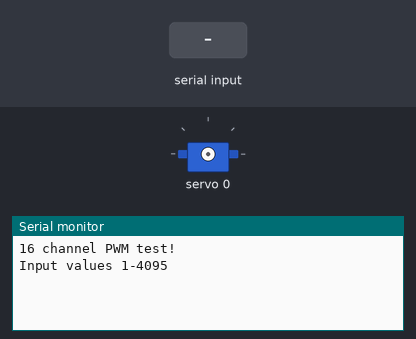
The sketch below on a simulated Arduino Uno, built with avr-gcc and run on an emulated ATmega328P. Parts: servo, the last lines printed to the serial monitor. The test bench sets the inputs (shaded band).

Above: at 1.2 s.
1.3 s: "90,45\n" received over Serial
At 3.0 s:
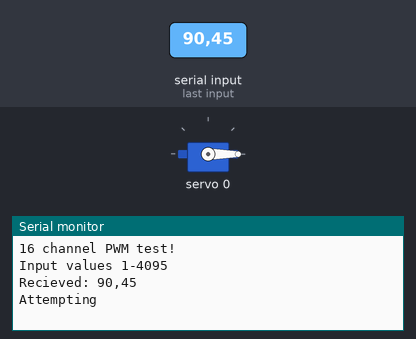
3.8 s: "5\n" received over Serial
At 5.8 s:
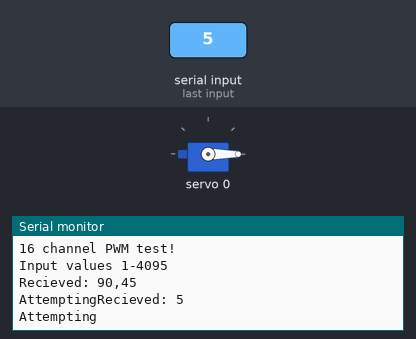

Measured:
- after the input at 1.3 s, the serial monitor: prints a new line after 1.0 s (image 1)
- after the input at 3.8 s, the serial monitor: prints a new line after 1.0 s (image 2)

The sketch:

servoTest.ino
```cpp
/***************************************************
  This is an example for our keyestudio 16-channel PWM & Servo driver
  PWM test - this will drive 16 PWMs in a 'wave'

  These displays use I2C to communicate, 2 pins are required to
  interface. For Arduino UNOs, thats SCL -> Analog 5, SDA -> Analog 4

  keyestudio invests time and resources providing this open source code,
  please support keyestudio and open-source hardware by purchasing
  products from keyestudio !
 ****************************************************/

#include <Wire.h>
#include <Adafruit_PWMServoDriver.h>

// called this way, it uses the default address 0x40
Adafruit_PWMServoDriver pwm = Adafruit_PWMServoDriver();
// you can also call it with a different address you want
//Adafruit_PWMServoDriver pwm = Adafruit_PWMServoDriver(0x41);

String userInput = "";

void setup() {
  Serial.begin(9600);
  Serial.println("16 channel PWM test!");
  Serial.println("Input values 1-4095");

  pwm.begin();
  pwm.setPWMFreq(100);
}

void loop() {
  long pwmValue = 1;
  while (Serial.available())
  {
    userInput = Serial.readString();
    Serial.print("Recieved: ");
    Serial.println(userInput);

    pwmValue = userInput.toInt();
    if (pwmValue <= 0 || pwmValue > 4095)
    {
      Serial.println("-- BAD INPUT");
    }
    else
    {
      Serial.print("Attempting");
      pwm.setPWM(0,0,pwmValue);
    }
  }
}
```
